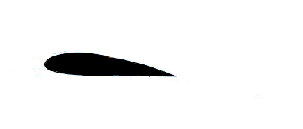
#> input picture python/numerical_simulations/airfoil.png, 303 x 129 px
$ python '2d gas equation.py'
#> lines starting #> are read from the running program, lines starting #| are printed output that depends on the picture
#2d gas equation
import numpy as np
import matplotlib.pyplot as plt
from matplotlib import animation
from PIL import Image
import os
os.chdir(os.path.dirname(os.path.abspath(__file__)))

plt.style.use('dark_background')

#constants


img = Image.open("airfoil.png").convert('L')
im_data = np.array(img).astype(np.float32) / 255.0
bright = im_data
bright = np.zeros([100,100])
bd = 2# base density
max_speed = 2.3
bs = 2
mask = np.zeros_like(bright)


dt = 0.1
vd = 0.3
dd = 0.0
td = 0.1
id = 0.1

dx = 1
t_buoyancy = -0.002
substeps = 40
gravity = 0.0

#derivatves

#restriction

vr = (-max_speed,max_speed)
dr = (bd-3,bd+3)

#fields


# Define the curve: centered horizontally

density = np.ones_like(bright)*bd
velocity_u = np.ones_like(bright)*0
velocity_v = np.ones_like(bright)*0
ink = np.zeros_like(bright)
heat = np.zeros_like(bright)*-2


figure,ax = plt.subplots(1,1,figsize=(5,5))

implot =  plt.imshow(
    density,
    cmap="twilight",vmin=-2,
    vmax = 2,
    )


def derivative(field, axis):
    zero_field = np.zeros_like(field)
    if axis == 0:
        zero_field[1:-1,1:-1]+=(
            (field[2:, 1:-1] - field[:-2, 1:-1]) / (2 * dx)
            )
        return zero_field

    elif axis == 1:
       zero_field[1:-1,1:-1]+=(
           (field[1:-1, 2:] - field[1:-1, :-2]) / (2 * dx)
           )
       return zero_field

def second_derivative(field, axis):
    zero_field = np.zeros_like(field)
    if axis == 0:
        zero_field[1:-1,1:-1]+= (
            (field[2:, 1:-1] + field[:-2, 1:-1] - 2 * field[1:-1, 1:-1]) / dx**2
            )
        return zero_field

    elif axis == 1:
        zero_field[1:-1,1:-1]+=(
            (field[1:-1, 2:] + field[1:-1, :-2] - 2 * field[1:-1, 1:-1]) / dx**2
            )
        return zero_field

#density[10,10] = bd +2

#velocity_u += (np.random.random(density.shape)-0.5)*1
#velocity_v += (np.random.random(density.shape)-0.5)*1


mask = []
flip = 0
value = 1

for i in range(bright.shape[0]):
    mask.append(value)
    flip += 1
    if(flip > 10):
        flip = 0
        if value == 1:
            value = 0
        else:value = 1

mask = np.array(mask)
#ink[:50,:50] = 2
def solve(n):

    global velocity_v
    global velocity_u
    global heat
    global density
    global ink

    if not n%10:
        print(n)


    for step in range(substeps):


        # [10 lines of commented-out code are left out]


        heat[-2:,3:] = 2
        dux = derivative(velocity_u, 0)
        duy = derivative(velocity_u, 1)

        d2ux = second_derivative(velocity_u, 0)
        d2uy = second_derivative(velocity_u, 1)

        dvx = derivative(velocity_v, 0)
        dvy = derivative(velocity_v, 1)
        d2vx = second_derivative(velocity_v, 0)
        d2vy = second_derivative(velocity_v, 1)

        ddx = derivative(density, 0)
        ddy = derivative(density, 1)
        d2dx = second_derivative(density, 0)
        d2dy = second_derivative(density, 1)

        dix = derivative(ink, 0)
        diy = derivative(ink, 1)
        d2ix = second_derivative(ink, 0)
        d2iy = second_derivative(ink, 1)

        dtx = derivative(heat, 0)
        dty = derivative(heat, 1)
        d2tx = second_derivative(heat, 0)
        d2ty = second_derivative(heat, 1)


        #time derivatives
        ddt = -(
            dux*density + dvy*density +
            velocity_u*ddx + velocity_v*ddy -
            (d2dx+d2dy)*dd
            )

        dut = -(
            dux*velocity_u + duy*velocity_v +
            ddx - (d2ux+d2uy)*vd
            - gravity
            )

        dvt = -(
            dvx*velocity_u + dvy*velocity_v +
            ddy - (d2vx+d2vy)*vd
            )


        dit = -(
            dix*velocity_u+diy*velocity_v-
            (d2ix + d2iy)*id
            )


        dtt = -(
            dtx*velocity_u*density +  dty*velocity_v*density-
            (d2tx + d2ty)*td
            )


        velocity_u += dut*dt
        velocity_v += dvt*dt
        density += ddt*dt

        ink += dit*dt
        heat += dtt*dt

        velocity_u += heat*t_buoyancy*dt


        #clear failures:


        #constrains
        velocity_u[:,:] = np.clip(velocity_u,vr[0],vr[1])
        velocity_v[:,:] = np.clip(velocity_v,vr[0],vr[1])

        density[:,:] = np.clip(density,dr[0],dr[1])

        # Left boundary:
        velocity_u[:, 0] = velocity_u[:, 1]
        velocity_v[:, 0] = 0
        density[:, 0] = bd
        heat[:, 0] = 0
        ink[:, 0] = ink[:, 1]

        #Right boundary:
        velocity_u[:, -1] = velocity_u[:, -2]
        velocity_v[:, -1] = 0
        density[:, -1] = bd
        heat[:, -1] = 0
        ink[:, -1] = ink[:, -2]

        # top boundary:
        velocity_u[0, :] = 0
        velocity_v[0, :] = velocity_v[1,:]
        density[0, :] = bd
        heat[0, :] = 0
        ink[0, :] = ink[1, :]

        #bottom boundaries
        velocity_u[-1, :] = 0
        velocity_v[-1, :] = velocity_v[-2,:]
        density[-1, :] = bd
        heat[-1, :] = 0
        ink[-1, :] = ink[-2, :]


    mag =(velocity_u**2 + velocity_v**2)*10
    curl = (duy - dvx)*10
    div = (dux + dvy)*10

    implot.set_data(heat)


path = 'lid_driven_cavity_flow.gif'
writer = animation.PillowWriter(fps=25,bitrate=500)
print("running")
data = animation.FuncAnimation(figure,solve, frames = 400, interval = 1)
plt.show()
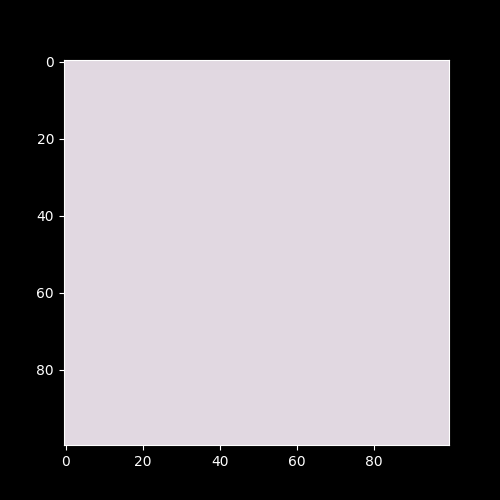
#> figure drawn by matplotlib, 1 panel
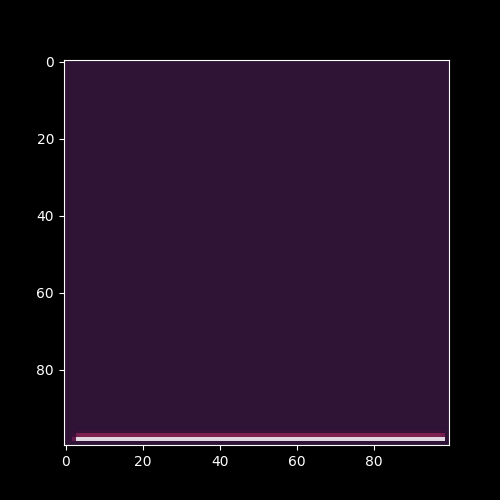
#> figure drawn by matplotlib, 1 panel
print("saving")
data.save(path,writer = writer)
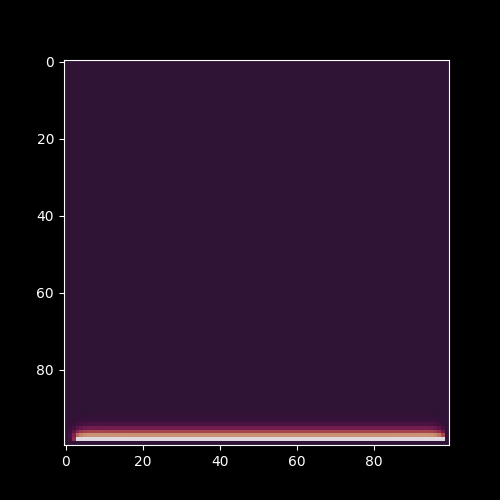
#> figure drawn by matplotlib, 1 panel
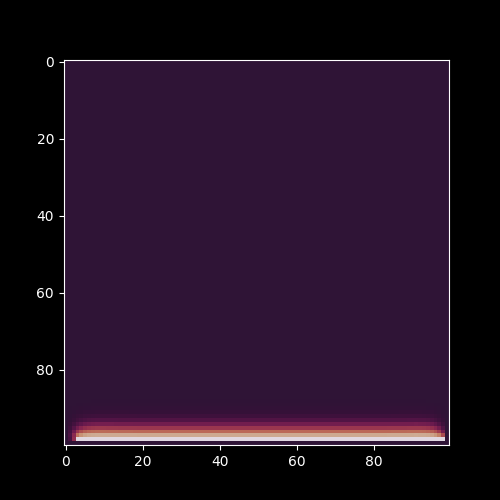
#> figure drawn by matplotlib, 1 panel
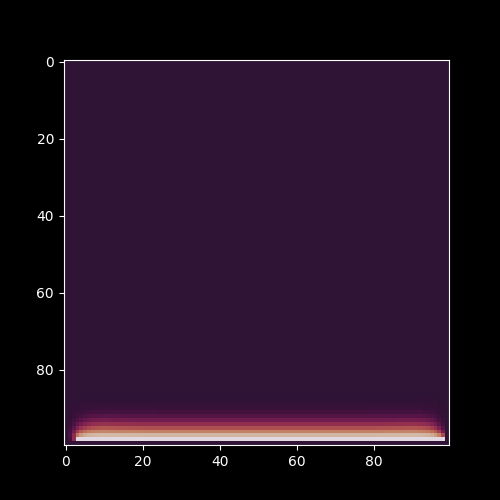
#> figure drawn by matplotlib, 1 panel
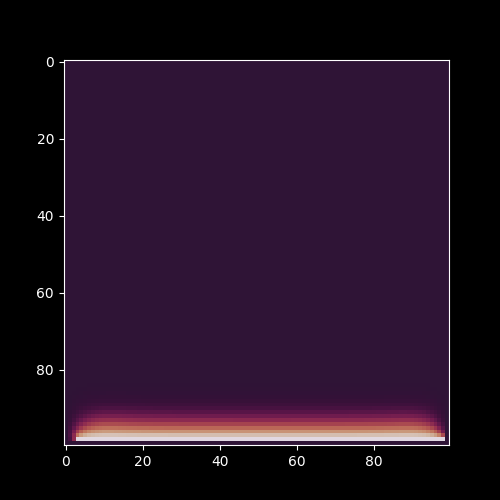
#> figure drawn by matplotlib, 1 panel
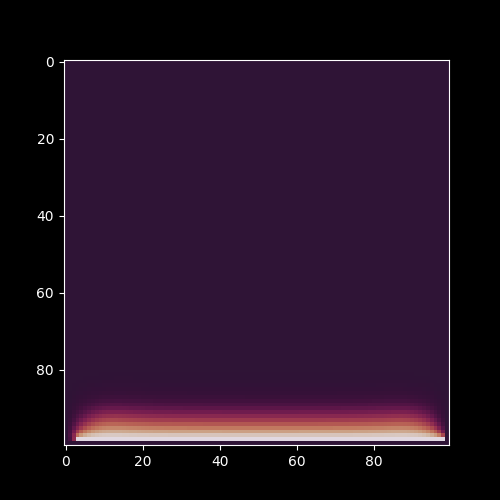
#> figure drawn by matplotlib, 1 panel
#> (the run stopped early here; a loop or call above may not have finished)
